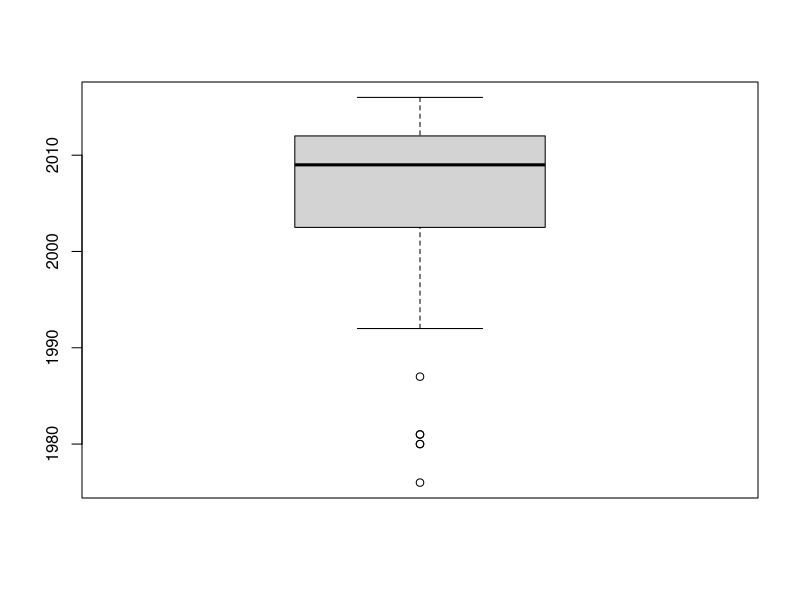

The R script that drew this image: (Note: this script raises an error after producing the figure.)
#Systematic map of herbivory in Arctic tundra
# script for calculating statistics for the results chapter

### NOTES FROM EEVA TO JAMES --------------------------------------------------------
# I here take in a file that has 
# 1) filtered away all redundant datapoints
# 2) filtered away points outside arctic study area
# 3) added all GIS-context variables (or NA for evidence points that cannot have them for various reasons)

# I chose file "AllCodedData_withGIScontext.csv" 

# this file is missing variables that area already in the Shiny App
# bioclimatic zone
# distance to treeline
# permafrost

# this file is also missing variables that seem not to be in the Shiny App either but were on our original variable list
# 1) growing_season_productivity (i.e. current NDVI), we had said we take it from the data layers from Taejins paper
# 2) duration_of_growing_season (i.e. current growing season length),we had said we take it from the data layers from Taejins paper
# 3) recent_warming; we had listed changes in NDVI, changes in growing season length, and changes in temperature. 
# we planned to use this: GISTEMP Team, 2016: GISS Surface Temperature Analysis (GISTEMP). NASA Goddard Institute for Space Studies.     Hansen, J., R. Ruedy, M. Sato, and K. Lo, 2010: Global surface temperature change, Rev. Geophys., 48, RG4004, doi:10.1029/2010RG000345.
# from https://data.giss.nasa.gov/gistemp/maps/

# is there another file than "AllCodedData_withGIScontext.csv" that has these?
# if not, can you add these?


# load packages ---------------------------------------------------------

library(tidyverse) #data wrangling


# Load data  -----------------------------------------------
# Take in data that has redundant evidence points removed, spatial filtering done, and spatial variables added

alldata<-read.csv("Data/AllCodedData_withGIScontext.csv")
dim(alldata)
names(alldata)


# Approaches  -----------------------------------------------

# proportion of experimental field studies 
tito<-filter(alldata, study_design=="experimental") 
tito<-filter(tito, study_method=="field") 
dim(tito)[1]/dim(alldata)[1]

# proportion of observational field studies
# first combine obs & quasi-exp
alldata$study_design[alldata$study_design=="quasi-experimental"]<-"observational"
tito<-filter(alldata, study_design=="observational") 
tito<-filter(tito, study_method=="field") 
dim(tito)[1]/dim(alldata)[1]

#tito<-filter(alldata, study_design=="quasi-experimental") 
#tito<-filter(tito, study_method=="field") 
#dim(tito)[1]/dim(alldata)[1]

tito<-filter(alldata, study_method=="greenhouse") 
dim(tito)[1]/dim(alldata)[1]

tito<-filter(alldata, study_method=="remote sensing") 
dim(tito)[1]/dim(alldata)[1]

tito<-filter(alldata, study_method=="modelling") 
dim(tito)[1]/dim(alldata)[1]

## additional exposures
tito<-filter(alldata, study_method=="field") 
tito<-filter(tito, study_design=="experimental") 
tito<-filter(tito, additional_exposures!="none") 
tito<-filter(tito, additional_exposures!="not relevant") 
warming<-filter(tito, additional_exposures=="warming"); dim(warming)[1]
nut<-filter(tito, additional_exposures=="nutrient manipulation"); dim(nut)[1]
sev<-filter(tito, additional_exposures=="several")
other<-filter(tito, additional_exposures=="other")

sev$additional_treatments_comments
# additional 7 evidence points to warming
# additional 4 nutrient manipulation
18+7
19+4

other$additional_treatments_comments
# additional 2 nutrient removal

dim(warming)[1]+7
dim(nut)[1]+4+2

## approaches to herbivory in experimental field studies
tito<-filter(alldata, study_method=="field")
tito<-filter(tito, study_design=="experimental")
table(tito$exposure_quantification)
tito<-filter(tito, exposure_quantification=="several")
tito$exposure_quantification_comments # 8 additional exclosures, 2 additional simulated herbivory

## approaches to herbivory in observational field studies
tito<-filter(alldata, study_method=="field")
tito<-filter(tito, study_design=="observational")
table(tito$exposure_quantification)
tito<-filter(tito, exposure_quantification=="several")
sum(grepl("outbreak",tito$exposure_quantification_comments), na.rm=TRUE) #6
sum(grepl("spatial contrast/gradient",tito$exposure_quantification_comments), na.rm=TRUE) #4
sum(grepl("fence",tito$exposure_quantification_comments), na.rm=TRUE) #3



## approaches to herbivory in quasi-exp field studies
# tito<-filter(alldata, study_method=="field")
# tito<-filter(tito, study_design=="quasi-experimental")
# table(tito$exposure_quantification)
# tito<-filter(tito, exposure_quantification=="several")
# tito$exposure_quantification_comments # 2 additional herbivore outbreaks, 6 additional spatial contrasts

## design of field experiments
tito<-filter(alldata, study_method=="field")
tito<-filter(tito, study_design=="experimental")
CI<-filter(tito, experimental_design=="control-impact")
dim(CI)[1]/dim(tito)[1]

## design of quasi-experiments
tito<-filter(alldata, study_method=="field")
tito<-filter(tito, study_design=="observational")
CI<-filter(tito, experimental_design=="control-impact")
dim(CI)[1]/dim(tito)[1]

table(tito$experimental_design)
tito<-filter(tito, exposure_quantification=="several")
tito$exposure_quantification_comments # 2 additional herbivore outbreaks, 6 additional spatial contrasts


# extent of spatial scale not relevant?
tito<-filter(alldata, extent_of_spatial_scale=="not relevant") 
tito<-filter(tito, study_method!="greenhouse") 
tito<-filter(tito, study_method!="modelling") 

tito$evidence_point_ID
View(tito)

## study type 
tito<-filter(alldata, study_design=="experimental")
table(tito$experimental_design)


tito<-filter(alldata, biological_organization_level_reported=="individual") 
table(tito$spatial_resolution_reported, tito$extent_of_spatial_scale)

# less clear info on study design -----------------------------------------------
tito<-filter(alldata, year_start=="not reported") 
tito<-filter(alldata, temporal_resolution=="not reported") 
tito<-filter(alldata, extent_of_spatial_scale=="not reported") 
tito<-filter(alldata, spatial_resolution_recorded=="not reported") 
tito<-filter(alldata, spatial_resolution_reported=="not reported") 

summary(tito$year)
boxplot(tito$year)
dim(tito)

## temporal scale of sampling  -----------------------------------------------
tito<-filter(alldata, temporal_resolution=="once") 
dim(tito)[1]/dim(alldata)[1]

tito<-alldata[alldata$extent_of_temporal_scale>10,]
dim(tito)[1]/dim(alldata)[1]
str(tito)

## temporal scale of sampling  -----------------------------------------------


## spatial scale of sampling  -----------------------------------------------
tito<-filter(alldata, spatial_resolution_reported=="up to  1x1 m (including 1x1 m)") 
tito<-filter(alldata, spatial_resolution_reported=="from  1x1 m to 10x10 m (including 10x10m)") 
dim(tito)[1]/dim(alldata)[1]

levels(tito$extent_of_spatial_scale)
tito<-filter(alldata, extent_of_spatial_scale=="1x1 km or less") 
tito<-filter(alldata, extent_of_spatial_scale=="from 1x1 km to 10x10 km (including 10x10 km)") 
tito<-filter(alldata, extent_of_spatial_scale=="from 10x10 km to 100x100 km (including 100x100 km)") 
tito<-filter(alldata, extent_of_spatial_scale=="not reported") 
tito<-filter(alldata, extent_of_spatial_scale=="not relevant") 
dim(tito)[1]/dim(alldata)[1]

# mistakes in temporal extent
alldata$extent_of_temporal_scale<-as.numeric(alldata$extent_of_temporal_scale)
tito<-filter(alldata, !is.na(extent_of_temporal_scale))
tito$evidence_point_ID
View(tito)
str(alldata)

## response types to herbivory 
bio<-filter(alldata, measured_response_variable=="biomass") 
cov<-filter(alldata, measured_response_variable=="cover") 
div<-filter(alldata, measured_response_variable=="diversity") 
phy<-filter(alldata, measured_response_variable=="physiological response") 
mor<-filter(alldata, measured_response_variable=="morphological measure") 


sev<-filter(alldata, measured_response_variable=="several") 
sum(str_count(sev$measured_response_comments, "biomass")) #167
sum(str_count(sev$measured_response_comments, "cover")) #114
sum(str_count(sev$measured_response_comments, "diversity")) #85
sum(str_count(sev$measured_response_comments, "physiological response")) #65
sum(str_count(sev$measured_response_comments, "morphological measure")) #165


(dim(bio)[1]+167)/dim(alldata)[1] #36%
(dim(cov)[1]+114)/dim(alldata)[1] #24%
(dim(div)[1]+85)/dim(alldata)[1] #21%
(dim(phy)[1]+65)/dim(alldata)[1] #18%
(dim(mor)[1]+165)/dim(alldata)[1] #28%

# plants recorded  -----------------------------------------------
pop<-filter(alldata, biological_organization_level_recorded=="population/species") 
ind<-filter(alldata, biological_organization_level_recorded=="individual") 
com<-filter(alldata, biological_organization_level_recorded=="community") 
gru<-filter(alldata, biological_organization_level_recorded=="groups of species") 


sev<-filter(alldata, biological_organization_level_recorded=="several") 
sum(na.omit(str_count(sev$biological_organization_recorded_comments, "population/species"))) #25
sum(na.omit(str_count(sev$biological_organization_recorded_comments, "individual"))) #9
sum(na.omit(str_count(sev$biological_organization_recorded_comments, "community"))) #5
sum(na.omit(str_count(sev$biological_organization_recorded_comments, "groups of species"))) #16


(dim(pop)[1]+25)/dim(alldata)[1] #49%
(dim(ind)[1]+9)/dim(alldata)[1] #29%
(dim(com)[1]+5)/dim(alldata)[1] #11%
(dim(gru)[1]+16)/dim(alldata)[1] #13%

# plants reported  -----------------------------------------------
table(alldata$biological_organization_level_reported)

pop<-filter(alldata, biological_organization_level_reported=="population/species") 
ind<-filter(alldata, biological_organization_level_reported=="individual") 
com<-filter(alldata, biological_organization_level_reported=="community") 
gru<-filter(alldata, biological_organization_level_reported=="groups of species") 


sev<-filter(alldata, biological_organization_level_reported=="several") 
sum(na.omit(str_count(sev$biological_organization_reported_comments, "population/species"))) #68
sum(na.omit(str_count(sev$biological_organization_reported_comments, "individual"))) #2
sum(na.omit(str_count(sev$biological_organization_reported_comments, "community"))) #50
sum(na.omit(str_count(sev$biological_organization_reported_comments, "groups of species"))) #101


(dim(pop)[1]+68)/dim(alldata)[1] #49%
(dim(ind)[1]+2)/dim(alldata)[1] #9%
(dim(com)[1]+50)/dim(alldata)[1] #25%
(dim(gru)[1]+101)/dim(alldata)[1] #29%

# herbivores  -----------------------------------------------
table(alldata$herbivore_type)
oth<-filter(alldata, herbivore_type=="other vertebrates") 
wat<-filter(alldata, herbivore_type=="waterfowl") 
sma<-filter(alldata, herbivore_type=="small rodents and pikas") 
def<-filter(alldata, herbivore_type=="defoliating invertebrates") 


sev<-filter(alldata, herbivore_type=="several") 
sum(na.omit(str_count(sev$herbivore_type_comments, "other vertebrates"))) #93
sum(na.omit(str_count(sev$herbivore_type_comments, "waterfowl"))) #22
sum(na.omit(str_count(sev$herbivore_type_comments, "small rodents and pikas"))) #84
sum(na.omit(str_count(sev$herbivore_type_comments, "defoliating invertebrates"))) #20


(dim(oth)[1]+93)/dim(alldata)[1] #60%
(dim(wat)[1]+22)/dim(alldata)[1] #19%
(dim(sma)[1]+84)/dim(alldata)[1] #23%
(dim(def)[1]+20)/dim(alldata)[1] #10%


# total vertebrate herbivore %; thhis many evidence points included vertebrate herbivory
((dim(oth)[1]+dim(wat)[1]+dim(sma)[1])/dim(alldata))[1]  # 74

# among the "several", how many have vertebates?
table(sev$herbivore_type_comments)
1+1+4+42+1+3+8+8+1+23+3+2+1+1

## vertebrate herbivore genera  ---------------------
herb<-alldata
levels(as.factor(herb$herbivore_identity))

# explore how to split "other vertebrates"; these were the only genera present, so we use genera 
herb$Rangifer <- ifelse(grepl("Rangifer" , herb$herbivore_identity) , 1 , 0);sum(herb$Rangifer)
herb$Lagopus <- ifelse(grepl("Lagopus" , herb$herbivore_identity) , 1 , 0) ; sum(herb$Lagopus)
herb$Lepus <- ifelse(grepl("Lepus" , herb$herbivore_identity) , 1 , 0); sum(herb$Lepus)
herb$Alces <- ifelse(grepl("Alces" , herb$herbivore_identity) , 1 , 0); sum(herb$Alces)
herb$Ovibos <- ifelse(grepl("Ovibos" , herb$herbivore_identity) , 1 , 0); sum(herb$Ovibos)
herb$Ovis <- ifelse(grepl("Ovis" , herb$herbivore_identity) , 1 , 0); sum(herb$Ovis)

sma<-filter(alldata, herbivore_type=="small rodents and pikas") 
sma_2<-filter(alldata, herbivore_type_comments=="small rodents and pikas") 
sma<-rbind.data.frame(sma, sma_2)
herb<-sma
herb$Microtus <- ifelse(grepl("Microtus" , herb$herbivore_identity) , 1 , 0); sum(herb$Microtus)
herb$Myodes <- ifelse(grepl("Myodes" , herb$herbivore_identity) , 1 , 0) 
herb$Myodes <- ifelse(grepl("Clethrionomus" , herb$herbivore_identity) , 1 , herb$Myodes) 
herb$Myodes <- ifelse(grepl("Clethrionomys" , herb$herbivore_identity) , 1 , herb$Myodes) ; sum(herb$Myodes)
herb$Lemmus <- ifelse(grepl("Lemmus" , herb$herbivore_identity) , 1 , 0); sum(herb$Lemmus)

herb$Dicrostonyx <- ifelse(grepl("Dicrostonyx" , herb$herbivore_identity) , 1 , 0); sum(herb$Dicrostonyx)
herb$Spermophilus <- ifelse(grepl("Spermophilus" , herb$herbivore_identity) , 1 , 0); sum(herb$Spermophilus)
herb$Marmota <- ifelse(grepl("Marmota" , herb$herbivore_identity) , 1 , 0); sum(herb$Marmota)
herb$Urocitellus <- ifelse(grepl("Urocitellus" , herb$herbivore_identity) , 1 , 0); sum(herb$Urocitellus)


herb$Chen <- ifelse(grepl("Chen" , herb$herbivore_identity) , 1 , 0); sum(herb$Chen)
herb$Branta <- ifelse(grepl("Branta" , herb$herbivore_identity) , 1 , 0); sum(herb$Branta)
herb$Anser <- ifelse(grepl("Anser" , herb$herbivore_identity) , 1 , 0); sum(herb$Anser)

sum(herb$Myodes)/dim(alldata)[1]
sum(herb$Lemmus)/dim(alldata)[1]
sum(herb$Chen)/dim(alldata)[1]


# Rangifer   -----------------------------------------------
levels(alldata$herbivore_identity)
sum(na.omit(str_count(alldata$herbivore_identity, "Rangifer"))) #366
dim(reindeer)[1]/dim(alldata)[1] #52%

reindeer<-filter(alldata, grepl("Rangifer", alldata$herbivore_identity))
table(reindeer$country)
table(reindeer$country_comments)
# Fennoscandia, Svalbard, Yamal 
65+85+45+37+22+2+2+5+1
264/349

#nearctic
(39+35)/dim(reindeer)[1] #20%
#scandinavia
(65+101+24+11)/dim(reindeer)[1]

# Geese -----------------------------------------------
waterfowl<-droplevels(filter(alldata, herbivore_type=="waterfowl") )
table(waterfowl$herbivore_identity)

anser<-filter(alldata, grepl("Anser", alldata$herbivore_identity))
branta<-filter(alldata, grepl("Branta", alldata$herbivore_identity))
chen<-filter(alldata, grepl("Chen", alldata$herbivore_identity))
geese<-rbind.data.frame(anser, branta, chen)

table(geese$country)
dim(geese)[1]

# small rodents and pikas -----------------------------------------------
sma<-filter(alldata, herbivore_type=="small rodents and pikas") 
sma_2<-filter(alldata, herbivore_type_comments=="small rodents and pikas") 
sma<-rbind.data.frame(sma, sma_2)

boxplot(sma$distance_from_coast)
quantile(sma$distance_from_coast, c(.25, .82, .90), na.rm=TRUE) 

table(sma$country)
(3+27+32+1+2)/dim(sma)[1]

# Take in filtered data with GIS variables  -----------------------------------------------


# Elevation   -----------------------------------------------

boxplot(alldata$elevation_DEM)
quantile(alldata$elevation_DEM, c(.25, .50, .98), na.rm=TRUE) 
summary(alldata$elevation_DEM)


# Distance from coast    -----------------------------------------------

boxplot(alldata$distance_from_coast)
quantile(alldata$distance_from_coast, c(.25, .50, .90), na.rm=TRUE) 
summary(alldata$distance_from_coast)
dim(alldata[as.numeric(alldata$distance_from_coast)>=150,])[1]/dim(alldata)[1]

# Distance from treeline    -----------------------------------------------
names(alldata)

# Permafrost    -----------------------------------------------
names(alldata)


# Soil type     -----------------------------------------------
summary(as.factor(alldata$soil_type.))
162/678
155/678
87/678
153/678


# Disturbance     -----------------------------------------------
table(alldata$disturbance)
481/678 # not reported

levels(as.factor(alldata$disturbance))

sum(grepl("fire",c(alldata$disturbance_comment, alldata$disturbance)), na.rm=TRUE)/dim(alldata)[1] ##33
sum(grepl("flooding",c(alldata$disturbance_comment, alldata$disturbance)), na.rm=TRUE)/dim(alldata)[1] ## 18
sum(grepl("geomorphological issues",c(alldata$disturbance_comment, alldata$disturbance)), na.rm=TRUE)/dim(alldata)[1] ## 14
sum(grepl("human infrastructure",c(alldata$disturbance_comment, alldata$disturbance)), na.rm=TRUE)/dim(alldata)[1] ## 31
sum(grepl("pollution",c(alldata$disturbance_comment, alldata$disturbance)), na.rm=TRUE)/dim(alldata)[1] ## 8

sum(grepl("outbreaks",c(alldata$disturbance_comment, alldata$disturbance)), na.rm=TRUE) # 22
sum(grepl("herbivory",c(alldata$disturbance_comment, alldata$disturbance)), na.rm=TRUE) # 57
(22+57)/dim(alldata)[1]


# Climate -----------------------------------------------
names(alldata)
# https://www.worldclim.org/data/bioclim.html
# data are in celcius degrees*10 and mm for precipitation
boxplot(alldata$bio1/10)
quantile(alldata$bio1/10, c(.25, .50, .90), na.rm=TRUE) 
sum(alldata$bio1/10>(-5), na.rm=TRUE)/dim(alldata)[1]
sum(alldata$bio1/10>(-4), na.rm=TRUE)/dim(alldata)[1]
sum(alldata$bio1/10>(-3.8), na.rm=TRUE)/dim(alldata)[1]


boxplot(alldata$bio12)
quantile(alldata$bio12, c(.25, .50, .90), na.rm=TRUE) 


# Food web context -----------------------------------------------
table(alldata$food_web_context_other_herbivores)
table(alldata$food_web_context_predators)
490/678
631/678


# Human context -----------------------------------------------
names(alldata)
table(alldata$management_area)
table(alldata$management)

table(alldata$conservation_herbivore)
table(alldata$conservation_herbivore_comments)

# historical or current area management
dim(alldata[alldata$management_area=="current"|alldata$management_area=="historical"|alldata$management_area=="historical and current",])[1]/dim(alldata)[1]

# conservation area 
dim(alldata[alldata$conservation_study_area=="protected area",])[1]/dim(alldata)[1]
#
table(alldata$conservation_study_area)
#table(alldata$conservation_study_area_comment)

# conservbation focus
dim(alldata[alldata$conservation_focus=="mentioned",])[1]/dim(alldata)[1]

table(alldata$conservation_focus)




